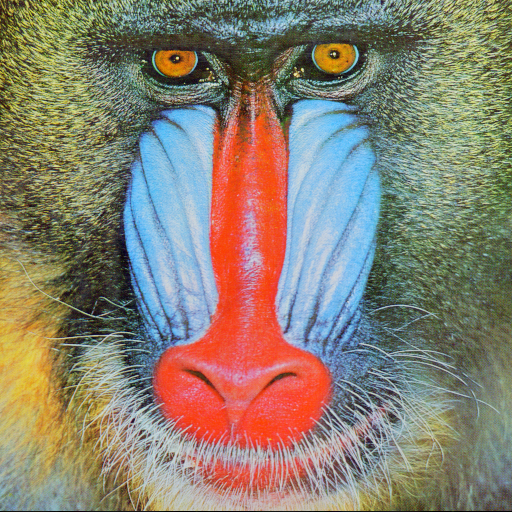
#> input picture Devil/images/baboon.tiff, 512 x 512 px
$ python image_slide.py ../../../Devil/images/baboon.tiff
#> lines starting #> are read from the running program, lines starting #| are printed output that depends on the picture
# Python: slide Imge using Pillow
# 2025-04-10  K.OHWADA

# https://pillow.readthedocs.io/en/stable/handbook/tutorial.html

import os, sys
from PIL import Image


# slide Image halfway horizontally
def slide_image(fpath):
#> called with fpath = '../../../Devil/images/baboon.tiff'
	name, ext = os.path.splitext(fpath)
	outfile = "pil_tutorial_image_slide_" + name + ext
	print(outfile)
	im = Image.open(fpath)
#> im is the input picture: PIL image 512x512 RGB; mean R, G, B 137.4, 128.9, 113.1
	iw, ih = im.size
#> iw = 512; ih = 512
	print(iw, ih)
#| 512 512
	delta = (iw//2) % iw
#> delta = 256
	print('delta: ', delta)
#| delta:  256
	if delta == 0:
		return
	part1 = im.crop((0, 0, delta, ih))
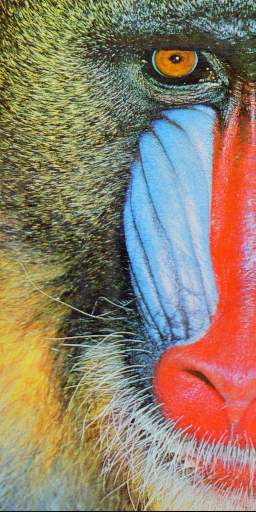
#> part1: PIL image 256x512 RGB; mean R, G, B 143.3, 126.4, 105.9
	part2 = im.crop((delta, 0, iw, ih))
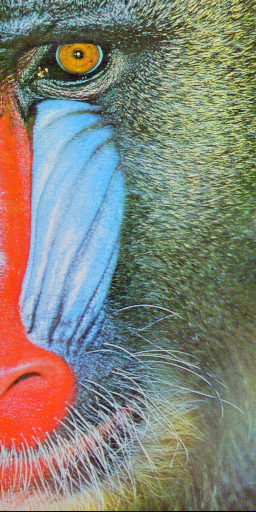
#> part2: PIL image 256x512 RGB; mean R, G, B 131.4, 131.3, 120.3
	im.paste(part1, (iw - delta, 0, iw, ih))
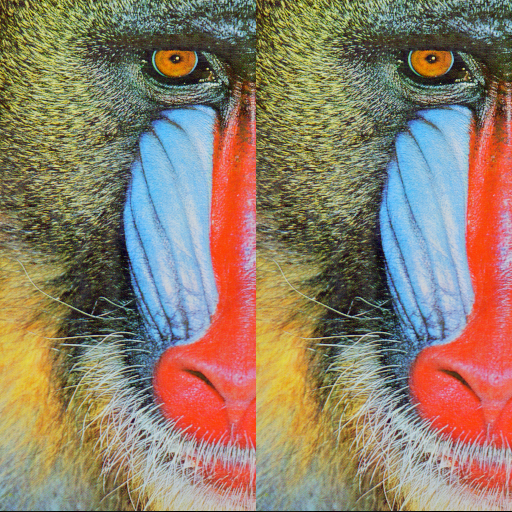
#> im: PIL image 512x512 RGB; mean R, G, B 143.3, 126.4, 105.9
	im.paste(part2, (0, 0, (iw - delta), ih))
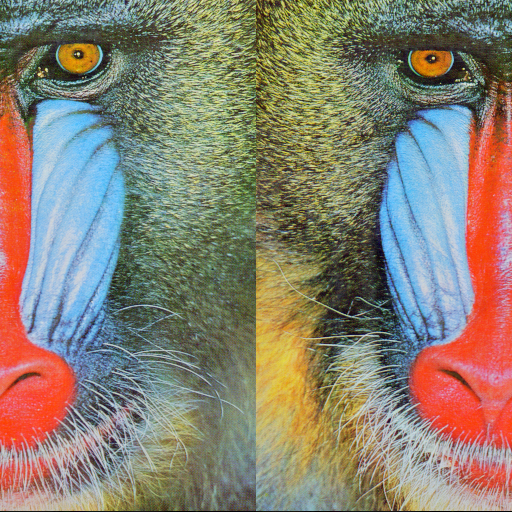
#> im: PIL image 512x512 RGB; mean R, G, B 137.4, 128.9, 113.1
	im.show()
	im.save(outfile)
# end


# main
args = sys.argv
argc = len(args)
script = args[0]

if argc < 2:
	print("Usage: python %s  <image filepath>" % script)
	exit()
# end

fpath = args[1]
slide_image(fpath)

$ run again, on Devil/images/vegetables.jpg
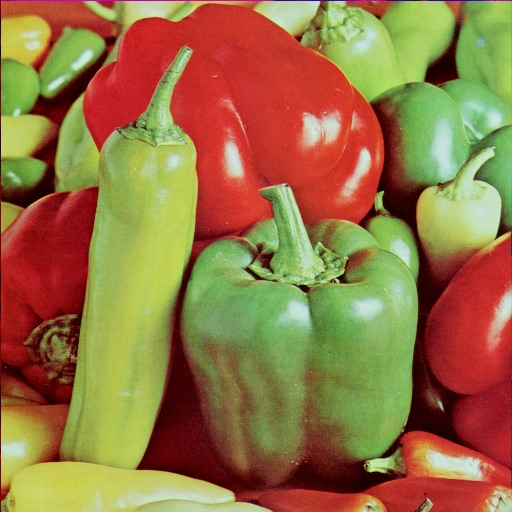
#> input picture Devil/images/vegetables.jpg, 512 x 512 px
#> in slide_image, im is the input picture: PIL image 512x512 RGB; mean R, G, B 150.1, 115.5, 67
#| 512 512
#| delta:  256
#> in slide_image, `part2 = im.crop((delta, 0, iw, ih))`:
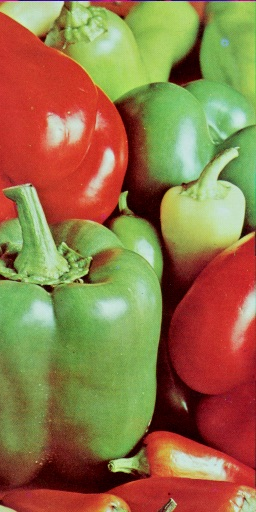
#> part2: PIL image 256x512 RGB; mean R, G, B 146.2, 117.4, 72.2
#> in slide_image, `im.paste(part2, (0, 0, (iw - delta), ih))`:
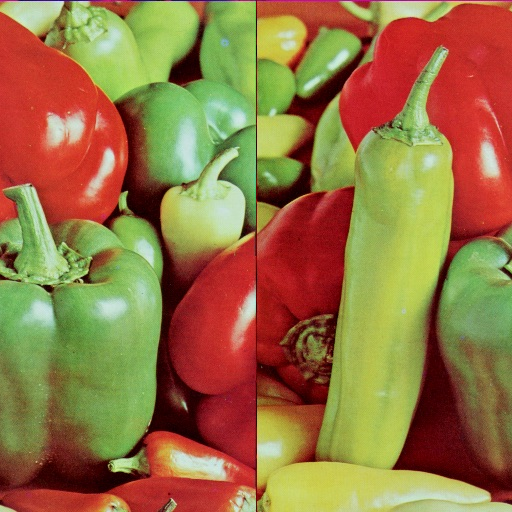
#> im: PIL image 512x512 RGB; mean R, G, B 150.1, 115.5, 67
